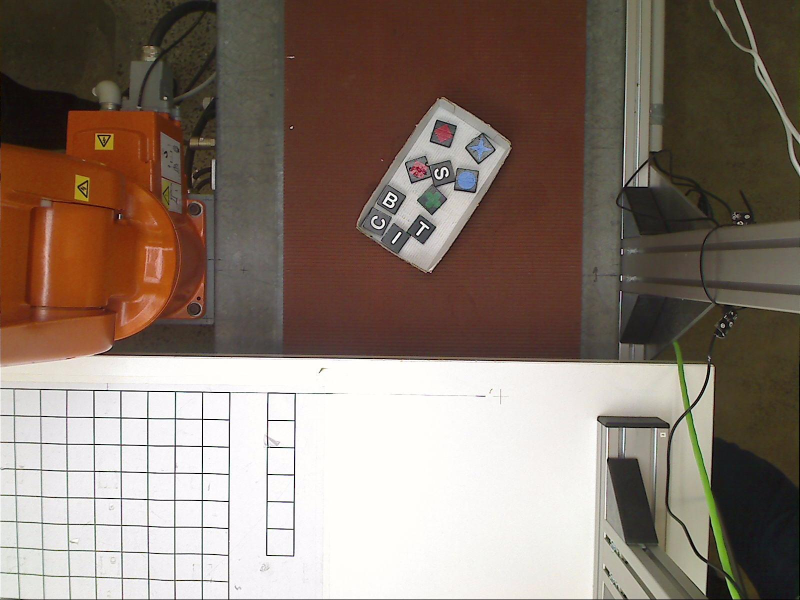
%> input picture Assignment 3/PicturesAss3/conIm9.jpg, 1600 x 1200 px (shown at 1/2 size)
$ octave processConImages.m   (GNU Octave 9; MATLAB toolbox functions it lacks are replaced by stand-ins)
%> lines starting %> are read from the running program, lines starting %| are printed output that depends on the picture
    conImg = imread('conIm9.jpg');
%> conImg is the input picture: size 1200x1600x3 uint8; mean R, G, B 135.4, 120.1, 109.4

    figure(2)
    imshow(conImg);

        %converyer ROI is in x 520 to 1220, y 0 to 700
    conImg(700:end, :) = 0;
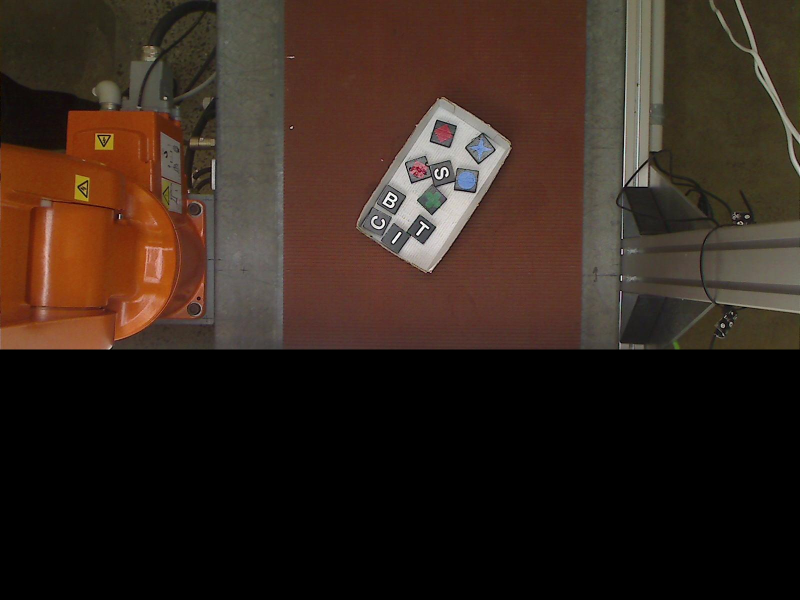
%> conImg: size 1200x1600x3 uint8 (shown at 1/2 size); mean R, G, B 52, 37.6, 29
    conImg(:, 1:520,:) = 0;
    conImg(:, 1220:end ,:) = 0;
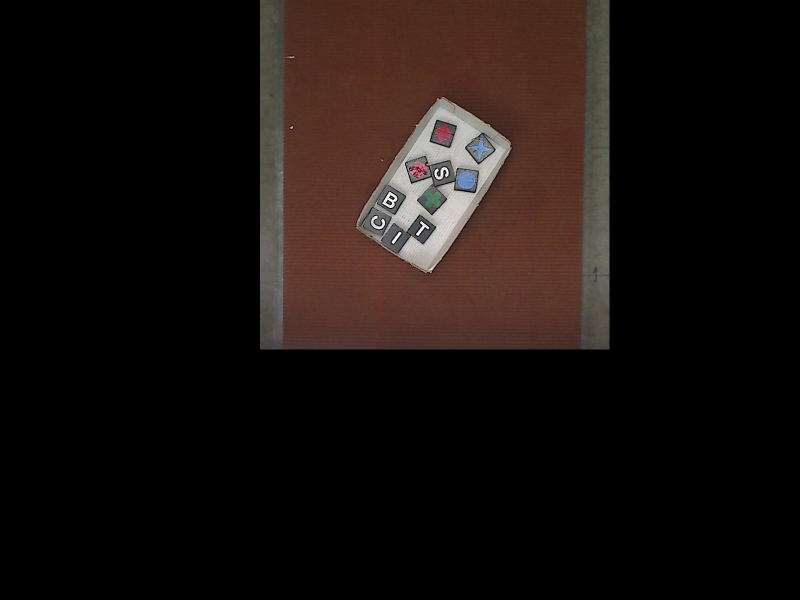
%> conImg: size 1200x1600x3 uint8 (shown at 1/2 size); mean R, G, B 23.9, 16.8, 14.4

        hsv = rgb2hsv(conImg);
%> hsv: size 1200x1600x3 double; mean H, S, V 0.0225, 0.113, 0.0944
    xyz = rgb2xyz(conImg);
%> xyz: size 1200x1600x3 double; mean of channels 1, 2, 3 0.0232, 0.022, 0.0186


        filters = {2, @orangeM, 300, 1749, 55;
        3, @yellowM, 300, 1749, 55;
        4, @greenM, 300, 1749, 55;
        5, @blueM, 300, 1749, 55;
        6, @purpM, 300, 1749, 55;
        1, @redM, 300, 1749, 55;
        0, @whiteM, 150, 1199, 45};

    canvas = true(1200, 1600);
    numFilt = size(filters, 1);
    masks = false(numFilt, 1200, 1600);
    shapeMasks = false(numFilt, 1200, 1600);
%> (the run ends here)
